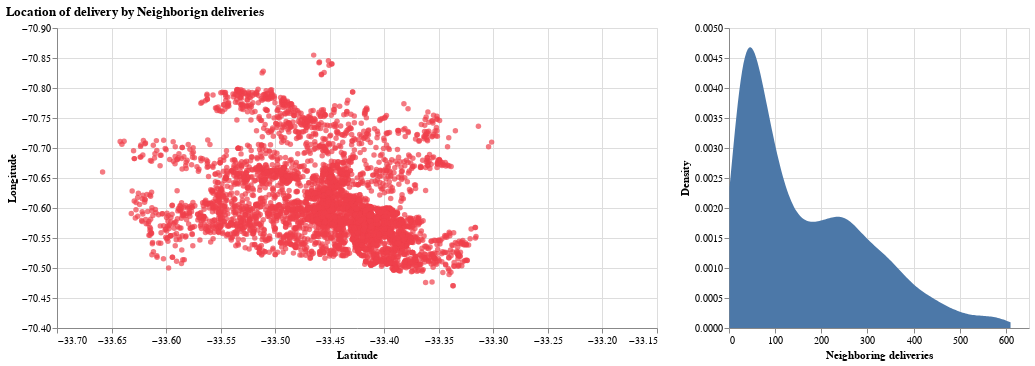

The notebook cell this image was saved under:
### Markdown cell above
In the plot we can see that as the number of neighboring deliveries increases, the percentage of late deliveries also increases. This tells us that the higher the concentration or density of deliveries around you, the more likely it is that you will be late in reaching the final customer

### Code cell
columns = ['total_size', 'distance', 'task_around', 'lat', 'long', 'delta', 'cost']
data = remove_outlayers(df.sample(5000)[columns], 'task_around', True)
# interval selection in the scatter plot
pts = alt.selection(type="interval", encodings=["x"])

# left panel: scatter plot
points = alt.Chart().mark_point(filled=True, color=PALETTE_ALT[1],).encode(
  x=alt.X('lat', type='quantitative', scale=alt.Scale(domain=(-33.70, -33.15)), title='Latitude'),
  y=alt.Y('long',type='quantitative', scale=alt.Scale(domain=(-70.4, -70.9)), title='Longitude'),
).transform_filter(pts).properties(width=600, height=300)

# right panel: histogram
mag = alt.Chart(data=data[columns]).transform_density(density="task_around", as_=['task_around', 'density'],).mark_area().encode(
  x=alt.X('task_around', type='quantitative', title='Neighboring deliveries'), 
  y=alt.Y('density', type='quantitative', title='Density'),
  #color=alt.Color('total_size:N', legend=alt.Legend(title='Total size'), scale=color_scale),
).properties(width=300, height=300).add_selection(pts)

alt.hconcat(points, mag, data=data[columns]).properties(title='Location of delivery by Neighborign deliveries')

### Figure 1 — Vega-Lite specification as saved in the notebook (floating-point values rounded to 4 significant figures; data arrays with more than 128 entries replaced by an {"elided": "..."} marker saying what was removed)
{"config": {"view": {"continuousWidth": 400, "continuousHeight": 300}}, "hconcat": [{"mark": {"type": "point", "color": "#EF404B", "filled": true}, "encoding": {"x": {"type": "quantitative", "field": "lat", "scale": {"domain": [-33.7, -33.15]}, "title": "Latitude"}, "y": {"type": "quantitative", "field": "long", "scale": {"domain": [-70.4, -70.9]}, "title": "Longitude"}}, "height": 300, "transform": [{"filter": {"selection": "selector146"}}], "width": 600}, {"data": {"name": "data-417807a3596c3db4f0b90775f2d27e2b"}, "mark": "area", "encoding": {"x": {"type": "quantitative", "field": "task_around", "title": "Neighboring deliveries"}, "y": {"type": "quantitative", "field": "density", "title": "Density"}}, "height": 300, "selection": {"selector146": {"type": "interval", "encodings": ["x"]}}, "transform": [{"density": "task_around", "as": ["task_around", "density"]}], "width": 300}], "data": {"name": "data-417807a3596c3db4f0b90775f2d27e2b"}, "title": "Location of delivery by Neighborign deliveries", "$schema": "https://vega.github.io/schema/vega-lite/v4.8.1.json", "datasets": {"data-417807a3596c3db4f0b90775f2d27e2b": {"elided": "4947 records"}}}
